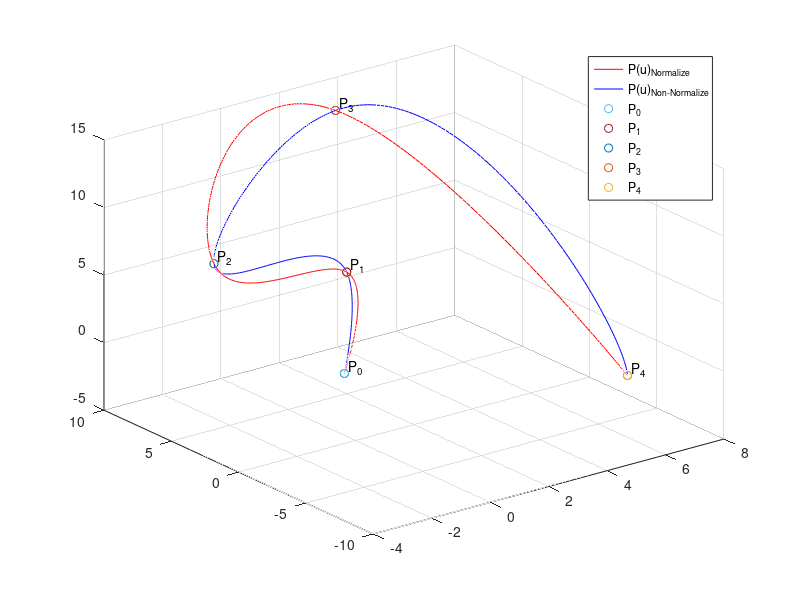

Write MATLAB code to recreate this figure.
close all;
clear all;
clc;
format short
% Points Define
P0 = [1 3 -2];
P1 = [2 5 4];
P2 = [-3 4 8];
P3 = [3 8 14];
P4 = [7 -5 -2];

dP0 = [0 0 0];
dP4 = [0 0 0];

A= [1/3 1/6 0 0 0;...
    1/6 2/3 1/6 0 0;...
    0 1/6 2/3 1/6 0;...
    0 0 1/6 2/3 1/6;...
    0 0 0 1/6 1/3];

C= [P1-P0-dP0;...
    P2+P0-2*P1;...
    P3+P1-2*P2;...
    P4+P2-2*P3;...
    dP4+P3-P4];

B= (A^-1)*C;
ddp0 = B(1,:)';
ddp1 = B(2,:)';
ddp2 = B(3,:)';
ddp3 = B(4,:)';
ddp4 = B(5,:)';

u = linspace(0,1,101);
for i = 1:length(u)
    U(:,i) = [1-u(i); u(i); 1/6*(-u(i)^3+3*u(i)^2-2*u(i)); 1/6*(u(i)^3-u(i))];
pu0(:,i) = P0'*U(1,i)+P1'*U(2,i)+ddp0*U(3,i)+ddp1*U(4,i);
pu1(:,i) = P1'*U(1,i)+P2'*U(2,i)+ddp1*U(3,i)+ddp2*U(4,i);
pu2(:,i) = P2'*U(1,i)+P3'*U(2,i)+ddp2*U(3,i)+ddp3*U(4,i);
pu3(:,i) = P3'*U(1,i)+P4'*U(2,i)+ddp3*U(3,i)+ddp4*U(4,i);
end

figure
plot3(pu0(1,:),pu0(2,:),pu0(3,:),'r');
hold all
grid on
normal = plot3(pu1(1,:),pu1(2,:),pu1(3,:),'r');
plot3(pu2(1,:),pu2(2,:),pu2(3,:),'r');
plot3(pu3(1,:),pu3(2,:),pu3(3,:),'r');
scatter3(P0(1),P0(2),P0(3),'b*');
scatter3(P1(1),P1(2),P1(3),'r*');
scatter3(P2(1),P2(2),P2(3),'g*');
scatter3(P3(1),P3(2),P3(3),'m*');
scatter3(P4(1),P4(2),P4(3),'k*');


t = [0 3 8 12 20];

L0 = t(2)-t(1);
L1 = t(3)-t(2);
L2 = t(4)-t(3);
L3 = t(5)-t(4);

dP0 = [0 0 0];
dP4 = [0 0 0];

A= [L0/3 L0/6 0 0 0;...
    L0/6 (L0+L1)/3 L1/6 0 0;...
    0 L1/6 (L1+L2)/3 L2/6 0;...
    0 0 L2/6 (L2+L3)/3 L3/6;...
    0 0 0 L2/6 L3/3];

C= [(P1-P0)/L0-dP0;...
    (P2-P1)/L1-(P1-P0)/L0;...
    (P3-P2)/L2-(P2-P1)/L1;...
    (P4-P3)/L3-(P3-P2)/L2;...
    dP4+(P3-P4)/L3];

B= (A^-1)*C;
ddp0 = B(1,:)';
ddp1 = B(2,:)';
ddp2 = B(3,:)';
ddp3 = B(4,:)';
ddp4 = B(5,:)';

% u = linspace(0,1,101);
lengthlong = 100;
tou0 = linspace(0,L0,lengthlong);
tou1 = linspace(0,L1,lengthlong);
tou2 = linspace(0,L2,lengthlong);
tou3 = linspace(0,L3,lengthlong);

for i = 1:lengthlong
    pt0(:,i) = (1-tou0(i)/L0)*P0' + tou0(i)/L0*P1' + 1/6*(-(tou0(i)/L0)^3+3*(tou0(i)/L0)^2-2*tou0(i)/L0)*L0^2*ddp0 + 1/6*((tou0(i)/L0)^3-(tou0(i)/L0))*L0^2*ddp1;
    pt1(:,i) = (1-tou1(i)/L1)*P1' + tou1(i)/L1*P2' + 1/6*(-(tou1(i)/L1)^3+3*(tou1(i)/L1)^2-2*tou1(i)/L1)*L1^2*ddp1 + 1/6*((tou1(i)/L1)^3-(tou1(i)/L1))*L1^2*ddp2;
    pt2(:,i) = (1-tou2(i)/L2)*P2' + tou2(i)/L2*P3' + 1/6*(-(tou2(i)/L2)^3+3*(tou2(i)/L2)^2-2*tou2(i)/L2)*L2^2*ddp2 + 1/6*((tou2(i)/L2)^3-(tou2(i)/L2))*L2^2*ddp3;
    pt3(:,i) = (1-tou3(i)/L3)*P3' + tou3(i)/L3*P4' + 1/6*(-(tou3(i)/L3)^3+3*(tou3(i)/L3)^2-2*tou3(i)/L3)*L3^2*ddp3 + 1/6*((tou3(i)/L3)^3-(tou3(i)/L3))*L3^2*ddp4;
end

nonnormal = plot3(pt0(1,:),pt0(2,:),pt0(3,:),'b');
plot3(pt1(1,:),pt1(2,:),pt1(3,:),'b');
plot3(pt2(1,:),pt2(2,:),pt2(3,:),'b');
plot3(pt3(1,:),pt3(2,:),pt3(3,:),'b');
p0pt = scatter3(P0(1),P0(2),P0(3),'bo');
p1pt = scatter3(P1(1),P1(2),P1(3),'ro');
p2pt = scatter3(P2(1),P2(2),P2(3),'go');
p3pt = scatter3(P3(1),P3(2),P3(3),'mo');
p4pt = scatter3(P4(1),P4(2),P4(3),'ko');
text(P0(1)+.25,P0(2)+.25,P0(3)+.25,'P_0');
text(P1(1)+.25,P1(2)+.25,P1(3)+.25,'P_1');
text(P2(1)+.25,P2(2)+.25,P2(3)+.25,'P_2');
text(P3(1)+.25,P3(2)+.25,P3(3)+.25,'P_3');
text(P4(1)+.25,P4(2)+.25,P4(3)+.25,'P_4');

legend([normal,nonnormal,p0pt,p1pt,p2pt,p3pt,p4pt],'P(u)_N_o_r_m_a_l_i_z_e','P(u)_N_o_n_-_N_o_r_m_a_l_i_z_e','P_0','P_1','P_2','P_3','P_4')